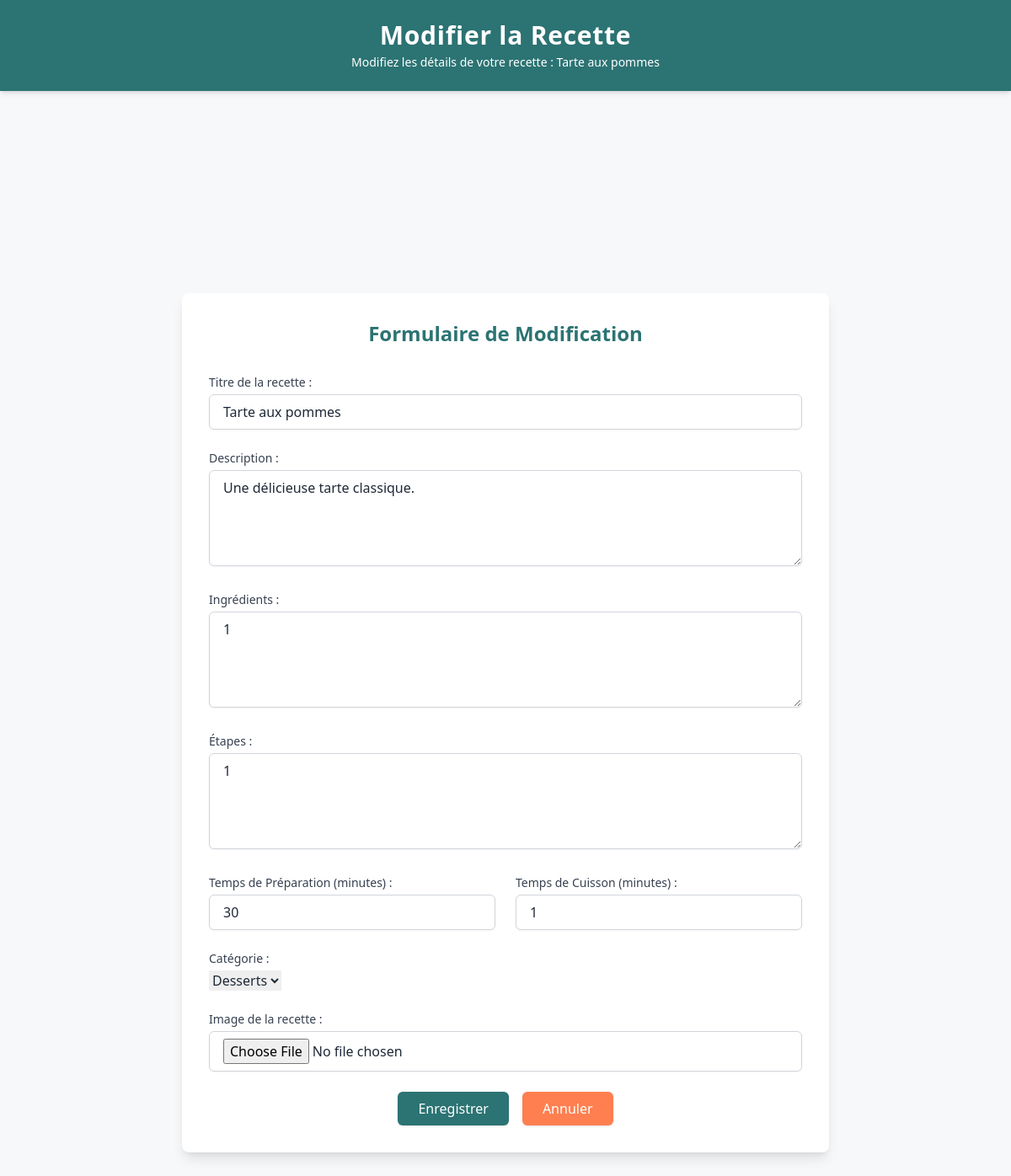
/recette/1/modifier/ (signed in), run on the app's committed database.
### recettes/models.py (models this page shows, shortened)
class Recette(models.Model):
    titre = models.CharField(max_length=200)
    description = models.TextField()
    categorie = models.ForeignKey(
        Categorie, on_delete=models.CASCADE, related_name='recettes'
    )  # Lien avec le modèle Categorie
    temps_preparation = models.IntegerField()
    temps_cuisson = models.IntegerField()
    ingredients = models.TextField()
    etapes = models.TextField()
    image = models.ImageField(upload_to='images/', null=True, blank=True)
    note_moyenne = models.FloatField(default=0.0)
    visites = models.PositiveIntegerField(default=0)

### recettes/views.py (the view)
# urls.py: path('recette/<int:pk>/modifier/', views.modifier_recette, name='modifier_recette'),
@login_required
def modifier_recette(request, pk):
    recette = get_object_or_404(Recette, pk=pk)
    if request.method == 'POST':
        form = RecetteForm(request.POST, request.FILES, instance=recette)
        if form.is_valid():
            form.save()
            return redirect('details', pk=recette.pk)  # Redirection vers la page de détails
    else:
        form = RecetteForm(instance=recette)
    return render(request, 'modifier_recette.html', {'form': form, 'recette': recette})

### recettes/forms.py
class RecetteForm(forms.ModelForm):
    class Meta:
        model = Recette
        fields = ['titre', 'description', 'ingredients', 'etapes', 'temps_preparation', 'temps_cuisson', 'categorie', 'image']

### recettes/models.py (called while the page is built)
    def __str__(self):
        return self.nom

### recettes/templates/modifier_recette.html (shortened to what this page needs)
<!DOCTYPE html>
<html lang="fr">
<head>
  <script src="https://cdn.tailwindcss.com"></script>
</head>
<body class="bg-LightGray text-gray-800">
  <header class="bg-Blue text-white py-6 shadow-md">
    <div class="container mx-auto px-4 text-center">
      <h1 class="text-3xl font-extrabold tracking-wide">Modifier la Recette</h1>
      <p class="text-sm font-light mt-1">Modifiez les détails de votre recette : <strong>{{ recette.titre }}</strong></p>
    </div>
  </header>
  <main class="flex items-center justify-center min-h-screen p-6">
    <div class="bg-white rounded-lg shadow-lg w-full max-w-3xl p-8">
      <h2 class="text-2xl font-bold text-center text-Blue mb-8">Formulaire de Modification</h2>
      <form method="POST" enctype="multipart/form-data" class="space-y-6">
        <div>
          <label for="titre" class="block text-sm font-medium text-gray-700 mb-1">Titre de la recette :</label>
          <input type="text" id="titre" name="titre" value="{{ form.titre.value|default:'' }}"
                 class="w-full border border-gray-300 rounded-md px-4 py-2 focus:ring-2 focus:ring-Blue focus:outline-none shadow-sm">
        </div>
        <div>
          <label for="description" class="block text-sm font-medium text-gray-700 mb-1">Description :</label>
          <textarea id="description" name="description" rows="4"
                    class="w-full border border-gray-300 rounded-md px-4 py-2 focus:ring-2 focus:ring-Blue focus:outline-none shadow-sm">{{ form.description.value|default:'' }}</textarea>
        </div>
        <div>
          <label for="ingredients" class="block text-sm font-medium text-gray-700 mb-1">Ingrédients :</label>
          <textarea id="ingredients" name="ingredients" rows="4"
                    class="w-full border border-gray-300 rounded-md px-4 py-2 focus:ring-2 focus:ring-Blue focus:outline-none shadow-sm">{{ form.ingredients.value|default:'' }}</textarea>
        </div>
        <div>
          <label for="etapes" class="block text-sm font-medium text-gray-700 mb-1">Étapes :</label>
          <textarea id="etapes" name="etapes" rows="4"
                    class="w-full border border-gray-300 rounded-md px-4 py-2 focus:ring-2 focus:ring-Blue focus:outline-none shadow-sm">{{ form.etapes.value|default:'' }}</textarea>
        </div>
        <div class="grid grid-cols-1 sm:grid-cols-2 gap-6">
          <div>
            <label for="temps_preparation" class="block text-sm font-medium text-gray-700 mb-1">Temps de Préparation (minutes) :</label>
            <input type="number" id="temps_preparation" name="temps_preparation" min="1" value="{{ form.temps_preparation.value|default:0 }}"
                   class="w-full border border-gray-300 rounded-md px-4 py-2 focus:ring-2 focus:ring-Blue focus:outline-none shadow-sm">
          </div>
          <div>
            <label for="temps_cuisson" class="block text-sm font-medium text-gray-700 mb-1">Temps de Cuisson (minutes) :</label>
            <input type="number" id="temps_cuisson" name="temps_cuisson" min="0" value="{{ form.temps_cuisson.value|default:0 }}"
                   class="w-full border border-gray-300 rounded-md px-4 py-2 focus:ring-2 focus:ring-Blue focus:outline-none shadow-sm">
          </div>
        </div>
        <div>
          <label for="categorie" class="block text-sm font-medium text-gray-700 mb-1">Catégorie :</label>
          {{ form.categorie }}
        </div>
        <div>
          <label for="image" class="block text-sm font-medium text-gray-700 mb-1">Image de la recette :</label>
          <input type="file" id="image" name="image"
                 class="w-full border border-gray-300 rounded-md px-4 py-2 focus:ring-2 focus:ring-Blue focus:outline-none shadow-sm">
        </div>
        <div class="flex justify-center space-x-4 mt-8">
          <button type="submit"
                  class="bg-Blue text-white px-6 py-2 rounded-md shadow hover:bg-teal-700 transition">
            Enregistrer
          </button>
          <a href="{% url 'details' recette.id %}"
             class="bg-Red text-white px-6 py-2 rounded-md shadow hover:bg-red-600 transition">
            Annuler
          </a>
        </div>
      </form>
    </div>
  </main>
</body>
</html>

### data on the page
Recette: titre "Tarte aux pommes", description "Une délicieuse tarte classique.", categorie "Desserts"
